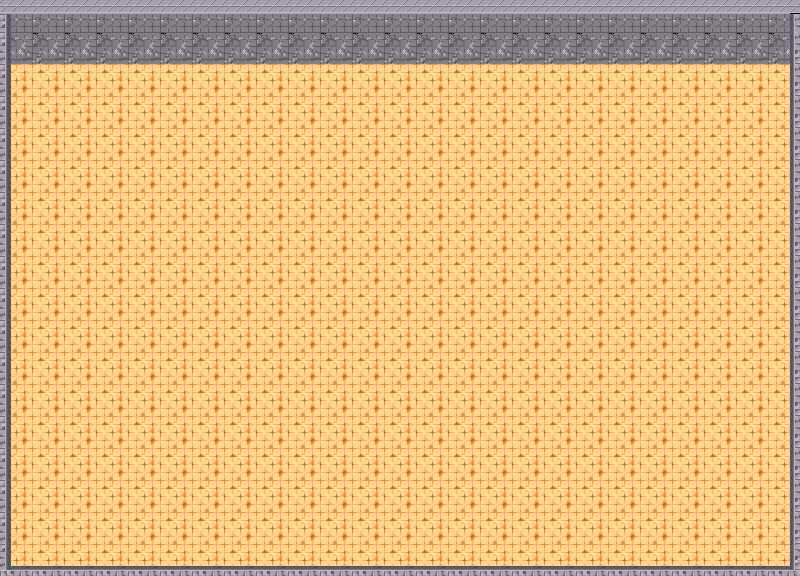

Tiled map render using the project's own tile images. Description and the whole map definition, tile-layer contents included, below:
An orthogonal 25x18 tile map with 32x32 px tiles, 2 tile layers (floor, walls) and 5 objects (upperBounds, leftBounds, rightBounds, lowerBounds).

<map version="1.0" orientation="orthogonal" renderorder="right-down" width="25" height="18" tilewidth="32" tileheight="32" nextobjectid="10">
 <tileset firstgid="1" name="tiles" tilewidth="32" tileheight="32" tilecount="16" columns="8">
  <image source="../sprites/tiles.png" width="256" height="64" />
  <terraintypes>
   <terrain name="" tile="-1" />
  </terraintypes>
  <tile id="5">
   <properties>
    <property name="solid" value="1" />
   </properties>
  </tile>
 </tileset>
 <layer name="floor" width="25" height="18">
  <properties>
   <property name="solid" value="0" />
  </properties>
  <data encoding="csv">
0,0,0,0,0,0,0,0,0,0,0,0,0,0,0,0,0,0,0,0,0,0,0,0,0,
0,0,0,0,0,0,0,0,0,0,0,0,0,0,0,0,0,0,0,0,0,0,0,0,0,
0,2,2,2,2,2,2,2,2,2,2,2,2,2,2,2,2,2,2,2,2,2,2,2,0,
0,2,2,2,2,2,2,2,2,2,2,2,2,2,2,2,2,2,2,2,2,2,2,2,0,
0,2,2,2,2,2,2,2,2,2,2,2,2,2,2,2,2,2,2,2,2,2,2,2,0,
0,2,2,2,2,2,2,2,2,2,2,2,2,2,2,2,2,2,2,2,2,2,2,2,0,
0,2,2,2,2,2,2,2,2,2,2,2,2,2,2,2,2,2,2,2,2,2,2,2,0,
0,2,2,2,2,2,2,2,2,2,2,2,2,2,2,2,2,2,2,2,2,2,2,2,0,
0,2,2,2,2,2,2,2,2,2,2,2,2,2,2,2,2,2,2,2,2,2,2,2,0,
0,2,2,2,2,2,2,2,2,2,2,2,2,2,2,2,2,2,2,2,2,2,2,2,0,
0,2,2,2,2,2,2,2,2,2,2,2,2,2,2,2,2,2,2,2,2,2,2,2,0,
0,2,2,2,2,2,2,2,2,2,2,2,2,2,2,2,2,2,2,2,2,2,2,2,0,
0,2,2,2,2,2,2,2,2,2,2,2,2,2,2,2,2,2,2,2,2,2,2,2,0,
0,2,2,2,2,2,2,2,2,2,2,2,2,2,2,2,2,2,2,2,2,2,2,2,0,
0,2,2,2,2,2,2,2,2,2,2,2,2,2,2,2,2,2,2,2,2,2,2,2,0,
0,2,2,2,2,2,2,2,2,2,2,2,2,2,2,2,2,2,2,2,2,2,2,2,0,
0,2,2,2,2,2,2,2,2,2,2,2,2,2,2,2,2,2,2,2,2,2,2,2,0,
0,0,0,0,0,0,0,0,0,0,0,0,0,0,0,0,0,0,0,0,0,0,0,0,0
</data>
 </layer>
 <layer name="walls" width="25" height="18">
  <data encoding="csv">
12,3,3,3,3,3,3,3,3,3,3,3,3,3,3,3,3,3,3,3,3,3,3,3,13,
10,4,4,4,4,4,4,4,4,4,4,4,4,4,4,4,4,4,4,4,4,4,4,4,11,
5,0,0,0,0,0,0,0,0,0,0,0,0,0,0,0,0,0,0,0,0,0,0,0,6,
5,0,0,0,0,0,0,0,0,0,0,0,0,0,0,0,0,0,0,0,0,0,0,0,6,
5,0,0,0,0,0,0,0,0,0,0,0,0,0,0,0,0,0,0,0,0,0,0,0,6,
5,0,0,0,0,0,0,0,0,0,0,0,0,0,0,0,0,0,0,0,0,0,0,0,6,
5,0,0,0,0,0,0,0,0,0,0,0,0,0,0,0,0,0,0,0,0,0,0,0,6,
5,0,0,0,0,0,0,0,0,0,0,0,0,0,0,0,0,0,0,0,0,0,0,0,6,
5,0,0,0,0,0,0,0,0,0,0,0,0,0,0,0,0,0,0,0,0,0,0,0,6,
5,0,0,0,0,0,0,0,0,0,0,0,0,0,0,0,0,0,0,0,0,0,0,0,6,
5,0,0,0,0,0,0,0,0,0,0,0,0,0,0,0,0,0,0,0,0,0,0,0,6,
5,0,0,0,0,0,0,0,0,0,0,0,0,0,0,0,0,0,0,0,0,0,0,0,6,
5,0,0,0,0,0,0,0,0,0,0,0,0,0,0,0,0,0,0,0,0,0,0,0,6,
5,0,0,0,0,0,0,0,0,0,0,0,0,0,0,0,0,0,0,0,0,0,0,0,6,
5,0,0,0,0,0,0,0,0,0,0,0,0,0,0,0,0,0,0,0,0,0,0,0,6,
5,0,0,0,0,0,0,0,0,0,0,0,0,0,0,0,0,0,0,0,0,0,0,0,6,
5,0,0,0,0,0,0,0,0,0,0,0,0,0,0,0,0,0,0,0,0,0,0,0,6,
8,7,7,7,7,7,7,7,7,7,7,7,7,7,7,7,7,7,7,7,7,7,7,7,9
</data>
 </layer>
 <objectgroup name="wallObjects">
  <object id="3" name="upperBounds" x="-128" y="-96" width="1056" height="128" />
  <object id="4" name="leftBounds" x="-128" y="-96" width="137" height="800" />
  <object id="5" name="rightBounds" x="791" y="-96" width="137" height="800" />
  <object id="6" name="lowerBounds" x="-128" y="567" width="1056" height="137" />
  <object id="9" x="256" y="224" width="128" height="96" />
 </objectgroup>
</map>
